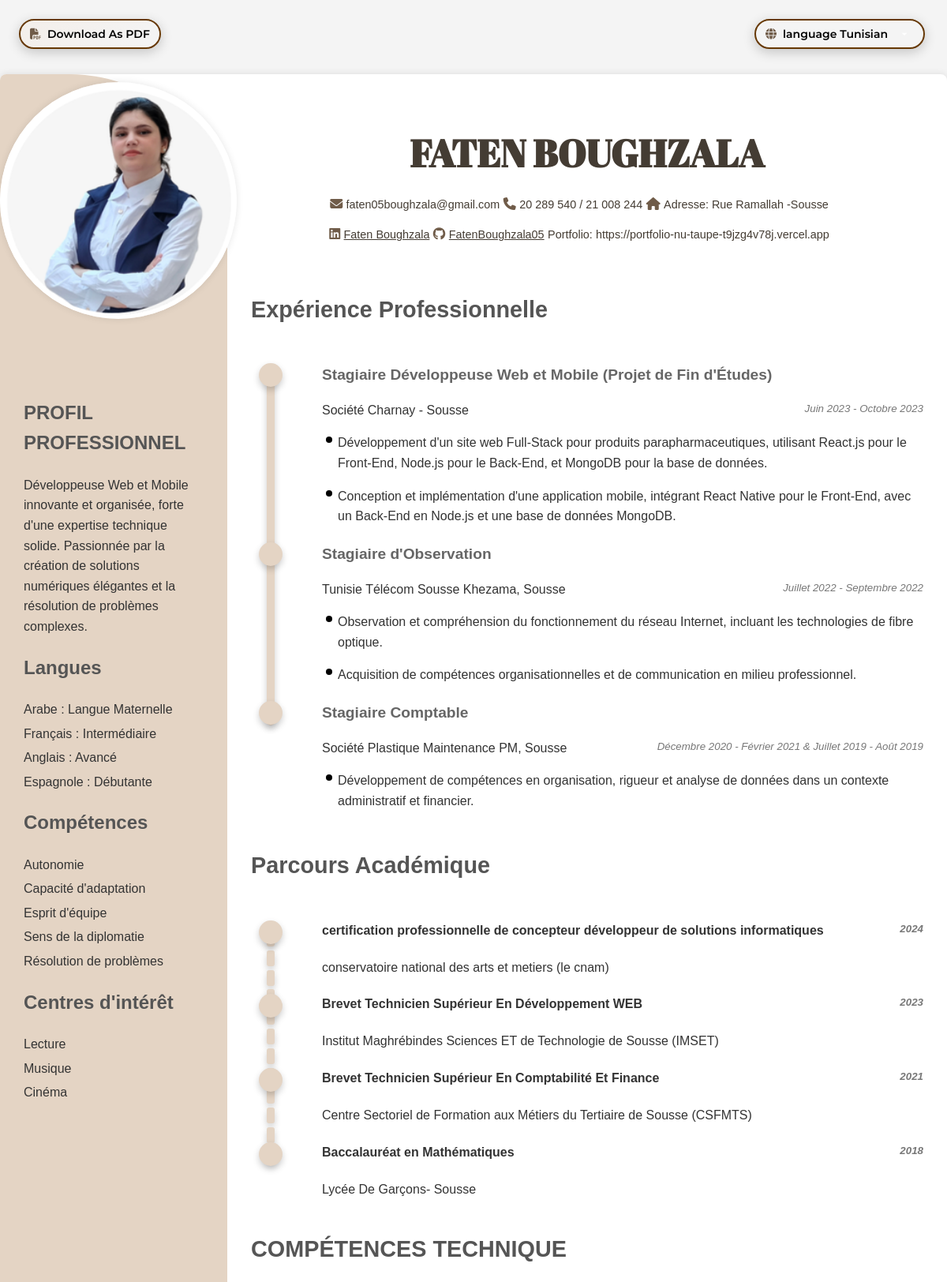
Page /cv/tn/ (upper part) on the committed database.
### cv_app/models.py (models this page shows, shortened)
class LanguageEntry(models.Model):
    cv = models.ForeignKey(CV, on_delete=models.CASCADE, related_name="languages")
    language_name = models.CharField(max_length=100)  # e.g., "Arabic", "Arabe"
    level = models.CharField(max_length=50)           # e.g., Native, Intermédiaire

class Experience(models.Model):
    MONTH_CHOICES = [
        ("01", "January"),
        ("02", "February"),
        ("03", "March"),
        ("04", "April"),
        ("05", "May"),
        ("06", "June"),
        ("07", "July"),
        ("08", "August"),
        ("09", "September"),
        ("10", "October"),
        ("11", "November"),
        ("12", "December"),
    ]
    MONTH_NAMES = {
        'en': {
            '01': 'January',
            '02': 'February',
            '03': 'March',
            '04': 'April',
            '05': 'May',
            '06': 'June',
            '07': 'July',
            '08': 'August',
            '09': 'September',
            '10': 'October',
            '11': 'November',
            '12': 'December',
        },
        'fr': {
            '01': 'Janvier',
            '02': 'Février',
            '03': 'Mars',
            '04': 'Avril',
            '05': 'Mai',
            '06': 'Juin',
            '07': 'Juillet',
            '08': 'Août',
            '09': 'Septembre',
            '10': 'Octobre',
            '11': 'Novembre',
            '12': 'Décembre',
        },
        'es': {
            '01': 'Enero',
            '02': 'Febrero',
            '03': 'Marzo',
            '04': 'Abril',
            '05': 'Mayo',
            '06': 'Junio',
            '07': 'Julio',
            '08': 'Agosto',
            '09': 'Septiembre',
            '10': 'Octubre',
            '11': 'Noviembre',
            '12': 'Diciembre',
        },
        'ar': {
            '01': 'يناير',
            '02': 'فبراير',
            '03': 'مارس',
            '04': 'أبريل',
            '05': 'مايو',
            '06': 'يونيو',
            '07': 'يوليو',
            '08': 'أغسطس',
            '09': 'سبتمبر',
            '10': 'أكتوبر',
            '11': 'نوفمبر',
            '12': 'ديسمبر',
        },
        'ca': {
            '01': 'January',
            '02': 'February',
            '03': 'March',
            '04': 'April',
            '05': 'May',
            '06': 'June',
            '07': 'July',
            '08': 'August',
            '09': 'September',
            '10': 'October',
            '11': 'November',
            '12': 'December',
        },
        'tn': {
            '01': 'Janvier',
            '02': 'Février',
            '03': 'Mars',
            '04': 'Avril',
            '05': 'Mai',
            '06': 'Juin',
            '07': 'Juillet',
            '08': 'Août',
            '09': 'Septembre',
            '10': 'Octobre',
            '11': 'Novembre',
            '12': 'Décembre',
        },
    }
    cv = models.ForeignKey(CV, on_delete=models.CASCADE, related_name="experiences")
    job_title = models.CharField(max_length=255)
    company = models.CharField(max_length=255)
    start_month = models.CharField(max_length=2, choices=MONTH_CHOICES)
    start_year = models.IntegerField()
    end_month = models.CharField(max_length=2, choices=MONTH_CHOICES, blank=True, null=True)
    end_year = models.IntegerField(blank=True, null=True)
    second_start_month = models.CharField(max_length=2, choices=MONTH_CHOICES, blank=True, null=True)
    second_start_year = models.IntegerField(blank=True, null=True)
    second_end_month = models.CharField(max_length=2, choices=MONTH_CHOICES, blank=True, null=True)
    second_end_year = models.IntegerField(blank=True, null=True)
    @property
    def month_dict(self):
        return self.MONTH_NAMES.get(self.cv.country_code, self.MONTH_NAMES['en'])
    @property
    def date_range(self):
        month_dict = self.month_dict
        start = f"{month_dict.get(self.start_month)} {self.start_year}"
        if self.end_month and self.end_year:
            end = f"{month_dict.get(self.end_month)} {self.end_year}"
        else:
            end = "Present"
        return f"{start} - {end}"
    @property
    def second_date_range(self):
        if self.second_start_month and self.second_start_year and self.second_end_month and self.second_end_year:
            month_dict = self.month_dict
            start = f"{month_dict.get(self.second_start_month)} {self.second_start_year}"
            end = f"{month_dict.get(self.second_end_month)} {self.second_end_year}"
            return f"{start} - {end}"
        return ""
    class Meta:
        ordering = ['-start_year', '-start_month']

class CV(models.Model):
    COUNTRY_CHOICES = [
        ("tn", "Tunisian"),
        ("fr", "French"),
        ("en", "English"),
        ("ca", "Canadian English"),
        ("ar", "Arabic"),
        ("es", "Spanish"),
    ]
    country_code = models.CharField(max_length=2, choices=COUNTRY_CHOICES, unique=True)
    title = models.CharField(max_length=255, blank=True)  # optional title
    created_at = models.DateTimeField(auto_now_add=True)

class ExperienceDescription(models.Model):
    experience = models.ForeignKey(Experience, on_delete=models.CASCADE, related_name='descriptions')
    description = models.TextField()

class Education(models.Model):
    cv = models.ForeignKey(CV, on_delete=models.CASCADE, related_name="educations")
    degree_name = models.CharField(max_length=255)
    institution = models.CharField(max_length=255)
    year = models.IntegerField()
    description = models.TextField(blank=True)  # optional, translated

### cv_app/views.py (the view)
# urls.py: path('cv/<str:lang>/', views.cv_view, name='cv_view'),
def cv_view(request, lang="tn"):
    templates = {
        "en": "cv_en.html",
        "fr": "cv_fr.html",   # French/Canadian French
        "ar": "cv_ar.html",
        "es": "cv_es.html",
        "tn": "index.html",   # Tunisian default
        "ca": "cv_ca.html"    # Canadian French if needed
    }
    template = templates.get(lang, "index.html")
    cv = get_object_or_404(CV, country_code=lang)
    log_visit(request, lang)
    lang_map = {
        'tn': 'fr',
        'fr': 'fr',
        'en': 'en',
        'ca': 'en',
        'es': 'es',
        'ar': 'ar'
    }
    translation_lang = lang_map.get(lang, 'en')
    languages = cv.languages.all()
    certificates = cv.certificates.all()
    experiences = cv.experiences.all()
    educations = cv.educations.all()
    skills = Skill.objects.all()  # universal skills
    skill_categories_translated = [{'title': category.get_title(translation_lang), 'skills': category.skills.all()} for category in SkillCategory.objects.all()]
    context = {
        'cv': cv,
        'languages': languages,
        'certificates': certificates,
        'experiences': experiences,
        'educations': educations,
        'skills': skills,
        'skill_categories_translated': skill_categories_translated,
        'lang': lang
    }
    return render(request, template, context)

### cv_app/templates/index.html (shortened to what this page needs)
{% load static %}
<!DOCTYPE html>
<html lang="tn">
<head>
    <link rel="stylesheet" href="{% static 'css/CVTNstyle.css' %}?v=1">
    <link rel="stylesheet" href="{% static 'css/480pxstyle.css' %}">
    <link rel="stylesheet" href="{% static 'css/buttons.css' %}">
     <link rel="stylesheet" href="https://cdnjs.cloudflare.com/ajax/libs/font-awesome/6.5.1/css/all.min.css">
</head>
<body>
    {% include 'button.html' %}
    <div class="container">
        <aside class="sidebar">
            <div class="profile-picture-container">
                <div class="profile-picture" style="background-image: url('{% static 'CV-Image/pro image.png' %}');"></div>
            </div>
           <div id="profile-info">
            <section class="profile-section">
                <h2>PROFIL PROFESSIONNEL</h2>
                <p>Développeuse Web et Mobile innovante et organisée, forte d'une expertise technique solide. Passionnée par la création de solutions numériques élégantes et la résolution de problèmes complexes.</p>
            </section>
            <section class="languages-section">
                <h2>Langues</h2>
                <ul>
                     {% for lang in languages %}
                    <li>{{ lang.language_name }} : {{ lang.level }}</li>
                      {% endfor %}
                </ul>
            </section>
            <section class="skills-section">
                <h2>Compétences</h2>
                <ul>
                    <li>Autonomie</li>
                    <li>Capacité d'adaptation</li>
                    <li>Esprit d'équipe</li>
                    <li>Sens de la diplomatie</li>
                    <li>Résolution de problèmes</li>
                </ul>
            </section>
            <section class="interests-section">
                <h2>Centres d'intérêt</h2>
                <ul>
                    <li>Lecture</li>
                    <li>Musique</li>
                    <li>Cinéma</li>
                </ul>
            </section>
              </div>
        </aside>
        <main class="main-content">
            <header class="header-section">
                <h1>FATEN BOUGHZALA</h1>
                <div class="contact-info">
                    <span>
                        <i class="fa-solid fa-envelope" title="Email"></i>
                        <p><a id="Link" href="mailto:faten05boughzala@gmail.com">faten05boughzala@gmail.com</a></p>
                    </span>
                    <span>
                        <i class="fa-solid fa-phone" title="Phone"></i>
                       <p><a id="Link" href="tel:+21620289540">20 289 540 </a> / <a id="Link" href="tel:+21621008244">21 008 244</a></p>
                    </span>
                    <span>
                        <i class="fa-solid fa-house" title="Home"></i>
                      <p>Adresse: Rue Ramallah -Sousse</p>
                    </span>
                    <br>
                    <span>
                        <i class="fa-brands fa-linkedin" title="LinkedIn"></i>
                        <p> <a href="https://www.linkedin.com/in/faten-boughzala-307ab7269/">Faten Boughzala </a></p>
                    </span>
                    <span>
                    <i class="fa-brands fa-github" title="GitHub"></i>
                    <p><a href="https://github.com/FatenBoughzala05"> FatenBoughzala05</a></p>
                    </span>
                    <span>
                        <p>Portfolio: <a id="Link" href="https://portfolio-nu-taupe-t9jzg4v78j.vercel.app">https://portfolio-nu-taupe-t9jzg4v78j.vercel.app</a></p>
                    </span>
                </div>
            </header>
            <section class="experience-section">
                <h2>Expérience Professionnelle</h2>
                <div class="experience-container">
                    <div class="timeline-container"></div>
                    <div class="experience-timeline-line"></div>
                    <div class="experience-content">
                        {% for exp in experiences %}
                                <h3>{{ exp.job_title }}</h3>
                                 <p>{{ exp.company }} <span class="date">{{ exp.date_range }}{% if exp.second_date_range %} &amp; {{ exp.second_date_range }}{% endif %}</span></p>
                                <ul>
                                    {% for desc in exp.descriptions.all %}
                                        <li>{{ desc.description|linebreaks }}</li>
                                    {% endfor %}
                                </ul>
                        {% endfor %}
                        </div>
                </div>
            </section>
             <section class="academic-section">
                <h2>Parcours Académique</h2>
                <div class="academic-container">
                        <div class="timeline-container2"></div>
                        <div class="academic-timeline-line"></div>
                        <div class="academic-content">
                            {% for edu in educations %}
                                    <h4>{{ edu.degree_name }} <span class="date">{{ edu.year }}</span></h4>
                                    <p>{{ edu.institution }}</p>
                            {% endfor %}
                        </div>
                    </div>
            </section>
            <section class="technical-skills-section">
                <h2>COMPÉTENCES TECHNIQUE</h2>
            </section>
        </main>
    </div>
</body>
</html>

### cv_app/templates/button.html (shortened to what this page needs)
{% load static %}
<!DOCTYPE html>
<html lang="tn">
<head>
    <link rel="stylesheet" href="{% static 'css/buttons.css' %}">
     <link rel="stylesheet" href="https://cdnjs.cloudflare.com/ajax/libs/font-awesome/6.5.1/css/all.min.css">
</head>
<body>
    <nav >
        <button class="download-btn">
            <i class="fas fa-file-pdf"></i>
            Download As PDF</button>
        <div class="language-selector">
            <button class="language-btn" onclick="toggleLanguageDropdown()">
                <i class="fas fa-globe"></i>
                <span  data-i18n="buttons.changeLanguage" id="languageSpan">Change Language</span>
            </button>
        </div>
    </nav>
</body>
</html>

### rows in the picture
LanguageEntry: language_name "Arabe", level "Langue Maternelle"
LanguageEntry: language_name "Français", level "Intermédiaire"
LanguageEntry: language_name "Anglais", level "Avancé"
LanguageEntry: language_name "Espagnole", level "Débutante"
Experience: job_title "Stagiaire Développeuse Web et Mobile (Projet de Fin d'Études)", company "Société Charnay - Sousse", date_range "Juin 2023 - Octobre 2023"
ExperienceDescription: description "Développement d'un site web Full-Stack pour produits parapharmaceutiques, utilisant React.js pour le Front-End, Node.js pour le Back-End, et MongoDB pour la base de données."
ExperienceDescription: description "Conception et implémentation d'une application mobile, intégrant React Native pour le Front-End, avec un Back-End en Node.js et une base de données MongoDB."
Experience: job_title "Stagiaire d'Observation", company "Tunisie Télécom Sousse Khezama, Sousse", date_range "Juillet 2022 - Septembre 2022"
ExperienceDescription: description "Observation et compréhension du fonctionnement du réseau Internet, incluant les technologies de fibre optique."
ExperienceDescription: description "Acquisition de compétences organisationnelles et de communication en milieu professionnel."
Experience: job_title "Stagiaire Comptable", company "Société Plastique Maintenance PM, Sousse", date_range "Décembre 2020 - Février 2021", second_date_range "Juillet 2019 - Août 2019"
ExperienceDescription: description "Développement de compétences en organisation, rigueur et analyse de données dans un contexte administratif et financier."
Education: degree_name "certification professionnelle de concepteur développeur de solutions informatiques", year "2024", institution "conservatoire national des arts et metiers (le cnam)"
Education: degree_name "Brevet Technicien Supérieur En Développement WEB", year "2023", institution "Institut Maghrébindes Sciences ET de Technologie de Sousse (IMSET)"
Education: degree_name "Brevet Technicien Supérieur En Comptabilité Et Finance", year "2021", institution "Centre Sectoriel de Formation aux Métiers du Tertiaire de Sousse (CSFMTS)"
Education: degree_name "Baccalauréat en Mathématiques", year "2018", institution "Lycée De Garçons- Sousse"
